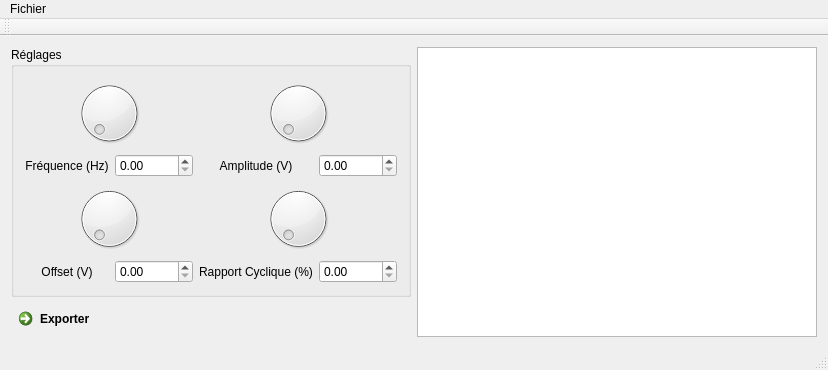
<?xml version="1.0" encoding="UTF-8"?>
<ui version="4.0">
 <class>GBF_IHM</class>
 <widget class="QMainWindow" name="GBF_IHM">
  <property name="geometry">
   <rect>
    <x>0</x>
    <y>0</y>
    <width>824</width>
    <height>362</height>
   </rect>
  </property>
  <property name="windowTitle">
   <string>GBF_FaceAvant</string>
  </property>
  <widget class="QWidget" name="centralWidget">
   <layout class="QGridLayout" name="gridLayout">
    <item row="0" column="3" rowspan="2" colspan="2">
     <widget class="QGraphicsView" name="graphicsView">
      <property name="minimumSize">
       <size>
        <width>400</width>
        <height>250</height>
       </size>
      </property>
     </widget>
    </item>
    <item row="1" column="1">
     <widget class="QCommandLinkButton" name="commandLinkButton">
      <property name="text">
       <string>Exporter</string>
      </property>
     </widget>
    </item>
    <item row="1" column="2">
     <spacer name="horizontalSpacer">
      <property name="orientation">
       <enum>Qt::Horizontal</enum>
      </property>
      <property name="sizeHint" stdset="0">
       <size>
        <width>40</width>
        <height>20</height>
       </size>
      </property>
     </spacer>
    </item>
    <item row="0" column="1" colspan="2">
     <widget class="QGroupBox" name="groupBox">
      <property name="minimumSize">
       <size>
        <width>400</width>
        <height>250</height>
       </size>
      </property>
      <property name="title">
       <string>Réglages</string>
      </property>
      <layout class="QGridLayout" name="gridLayout_2">
       <item row="1" column="0" colspan="2">
        <widget class="QDial" name="dial"/>
       </item>
       <item row="2" column="1">
        <widget class="QDoubleSpinBox" name="doubleSpinBox"/>
       </item>
       <item row="2" column="0">
        <widget class="QLabel" name="label_2">
         <property name="text">
          <string>Fréquence (Hz)</string>
         </property>
         <property name="alignment">
          <set>Qt::AlignCenter</set>
         </property>
        </widget>
       </item>
       <item row="2" column="2">
        <widget class="QLabel" name="label">
         <property name="text">
          <string>Amplitude (V)</string>
         </property>
         <property name="alignment">
          <set>Qt::AlignCenter</set>
         </property>
        </widget>
       </item>
       <item row="3" column="2" colspan="2">
        <widget class="QDial" name="dial_4"/>
       </item>
       <item row="3" column="0" colspan="2">
        <widget class="QDial" name="dial_3"/>
       </item>
       <item row="1" column="2" colspan="2">
        <widget class="QDial" name="dial_2">
         <property name="tracking">
          <bool>false</bool>
         </property>
        </widget>
       </item>
       <item row="2" column="3">
        <widget class="QDoubleSpinBox" name="doubleSpinBox_2"/>
       </item>
       <item row="4" column="0">
        <widget class="QLabel" name="label_3">
         <property name="text">
          <string>Offset (V)</string>
         </property>
         <property name="alignment">
          <set>Qt::AlignCenter</set>
         </property>
        </widget>
       </item>
       <item row="4" column="2">
        <widget class="QLabel" name="label_4">
         <property name="text">
          <string>Rapport Cyclique (%)</string>
         </property>
         <property name="alignment">
          <set>Qt::AlignCenter</set>
         </property>
        </widget>
       </item>
       <item row="4" column="1">
        <widget class="QDoubleSpinBox" name="doubleSpinBox_3"/>
       </item>
       <item row="4" column="3">
        <widget class="QDoubleSpinBox" name="doubleSpinBox_4"/>
       </item>
      </layout>
     </widget>
    </item>
   </layout>
  </widget>
  <widget class="QMenuBar" name="menuBar">
   <property name="geometry">
    <rect>
     <x>0</x>
     <y>0</y>
     <width>824</width>
     <height>21</height>
    </rect>
   </property>
   <widget class="QMenu" name="menuFichier">
    <property name="title">
     <string>Fichier</string>
    </property>
    <addaction name="actionConfigurer"/>
    <addaction name="separator"/>
    <addaction name="actionQuitter"/>
   </widget>
   <addaction name="menuFichier"/>
  </widget>
  <widget class="QToolBar" name="mainToolBar">
   <attribute name="toolBarArea">
    <enum>TopToolBarArea</enum>
   </attribute>
   <attribute name="toolBarBreak">
    <bool>false</bool>
   </attribute>
  </widget>
  <widget class="QStatusBar" name="statusBar"/>
  <action name="actionConfigurer">
   <property name="text">
    <string>Configurer</string>
   </property>
  </action>
  <action name="actionQuitter">
   <property name="text">
    <string>Quitter</string>
   </property>
  </action>
 </widget>
 <layoutdefault spacing="6" margin="11"/>
 <resources/>
 <connections/>
</ui>
